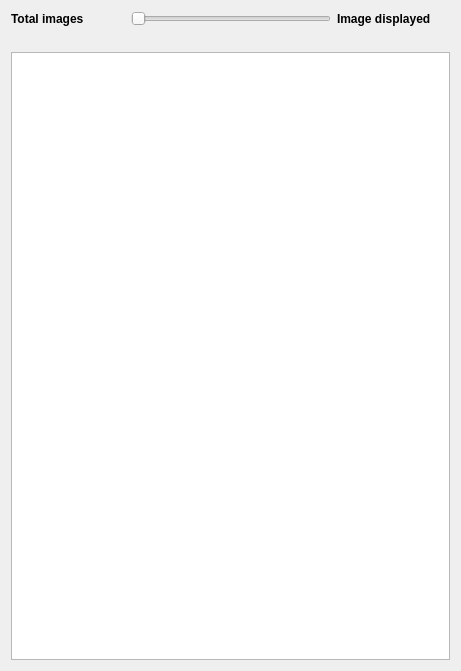
  <widget class="QWidget" name="layoutWidget_3">
   <property name="geometry">
    <rect>
     <x>10</x>
     <y>130</y>
     <width>461</width>
     <height>671</height>
    </rect>
   </property>
   <layout class="QGridLayout" name="gridLayout_2">
    <property name="sizeConstraint">
     <enum>QLayout::SetDefaultConstraint</enum>
    </property>
    <item row="2" column="2">
     <widget class="QLabel" name="label_img_visualizzate">
      <property name="text">
       <string/>
      </property>
     </widget>
    </item>
    <item row="1" column="1">
     <widget class="QSlider" name="sl">
      <property name="maximumSize">
       <size>
        <width>200</width>
        <height>16777215</height>
       </size>
      </property>
      <property name="maximum">
       <number>2000</number>
      </property>
      <property name="pageStep">
       <number>1</number>
      </property>
      <property name="orientation">
       <enum>Qt::Horizontal</enum>
      </property>
      <property name="invertedAppearance">
       <bool>false</bool>
      </property>
      <property name="invertedControls">
       <bool>false</bool>
      </property>
      <property name="tickPosition">
       <enum>QSlider::NoTicks</enum>
      </property>
      <property name="tickInterval">
       <number>2</number>
      </property>
     </widget>
    </item>
    <item row="3" column="0" colspan="3">
     <widget class="QListWidget" name="iconListWidget">
      <property name="maximumSize">
       <size>
        <width>16777215</width>
        <height>16777215</height>
       </size>
      </property>
      <property name="frameShape">
       <enum>QFrame::StyledPanel</enum>
      </property>
      <property name="frameShadow">
       <enum>QFrame::Sunken</enum>
      </property>
      <property name="lineWidth">
       <number>2</number>
      </property>
      <property name="midLineWidth">
       <number>2</number>
      </property>
      <property name="sizeAdjustPolicy">
       <enum>QAbstractScrollArea::AdjustToContents</enum>
      </property>
      <property name="editTriggers">
       <set>QAbstractItemView::AllEditTriggers</set>
      </property>
      <property name="showDropIndicator" stdset="0">
       <bool>false</bool>
      </property>
      <property name="dragEnabled">
       <bool>true</bool>
      </property>
      <property name="dragDropOverwriteMode">
       <bool>true</bool>
      </property>
      <property name="dragDropMode">
       <enum>QAbstractItemView::DragDrop</enum>
      </property>
      <property name="defaultDropAction">
       <enum>Qt::MoveAction</enum>
      </property>
      <property name="alternatingRowColors">
       <bool>false</bool>
      </property>
      <property name="selectionMode">
       <enum>QAbstractItemView::ExtendedSelection</enum>
      </property>
      <property name="iconSize">
       <size>
        <width>500</width>
        <height>499</height>
       </size>
      </property>
      <property name="textElideMode">
       <enum>Qt::ElideMiddle</enum>
      </property>
      <property name="movement">
       <enum>QListView::Static</enum>
      </property>
      <property name="isWrapping" stdset="0">
       <bool>true</bool>
      </property>
      <property name="resizeMode">
       <enum>QListView::Fixed</enum>
      </property>
      <property name="layoutMode">
       <enum>QListView::Batched</enum>
      </property>
      <property name="spacing">
       <number>10</number>
      </property>
      <property name="gridSize">
       <size>
        <width>180</width>
        <height>180</height>
       </size>
      </property>
      <property name="viewMode">
       <enum>QListView::IconMode</enum>
      </property>
      <property name="modelColumn">
       <number>0</number>
      </property>
      <property name="uniformItemSizes">
       <bool>false</bool>
      </property>
      <property name="batchSize">
       <number>1000</number>
      </property>
      <property name="wordWrap">
       <bool>true</bool>
      </property>
      <property name="selectionRectVisible">
       <bool>true</bool>
      </property>
      <property name="currentRow">
       <number>-1</number>
      </property>
      <property name="sortingEnabled">
       <bool>true</bool>
      </property>
     </widget>
    </item>
    <item row="2" column="0">
     <widget class="QLabel" name="label_num_tot_immagini">
      <property name="text">
       <string/>
      </property>
     </widget>
    </item>
    <item row="1" column="2">
     <widget class="QLabel" name="label_4">
      <property name="font">
       <font>
        <weight>75</weight>
        <bold>true</bold>
       </font>
      </property>
      <property name="text">
       <string>Image displayed</string>
      </property>
     </widget>
    </item>
    <item row="1" column="0">
     <widget class="QLabel" name="label_2">
      <property name="font">
       <font>
        <weight>75</weight>
        <bold>true</bold>
       </font>
      </property>
      <property name="text">
       <string>Total images </string>
      </property>
     </widget>
    </item>
   </layout>
   <zorder>iconListWidget</zorder>
   <zorder>label_4</zorder>
   <zorder>label_2</zorder>
   <zorder>label_img_visualizzate</zorder>
   <zorder>label_num_tot_immagini</zorder>
   <zorder>sl</zorder>
  </widget>
